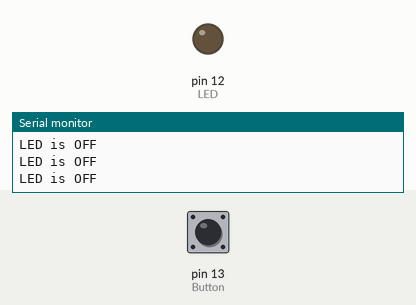
This sketch was run on a simulated Arduino Uno, built with avr-gcc and run on an emulated ATmega328P. On the bench: output pins drawn as LEDs (lit = HIGH), the last lines printed to the serial monitor. The test bench sets the inputs (shaded band); at power-on: pin 13 (Button) LOW.

Above: at 1.8 s.
1.9 s: pin 13 (Button) pulled HIGH for 0.6 s
At 2.4 s:
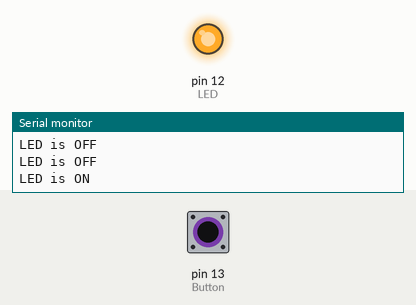
4.0 s: pin 13 (Button) pulled HIGH for 3.2 s
At 8.6 s:
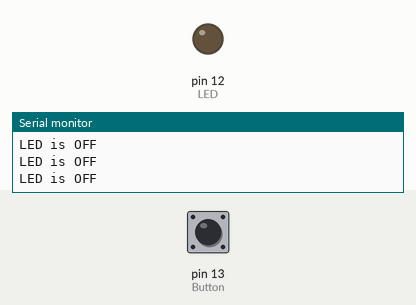
Timing chart, 0 to 10.1 s (numbered marks = the images above; inputs shaded):
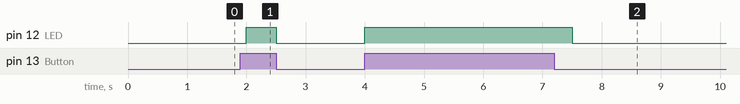

Measured:
- after the input at 1.9 s, pin 12 (LED): LOW → HIGH after 0.10 s, → LOW 0.50 s later
- after the input at 4.0 s, pin 12 (LED): LOW → HIGH at once, → LOW 3.5 s later

The sketch:

inventoneButtonControlledLED.ino
```cpp
/*This code controls LED using a button and inventone dev. board
 * Please connect 10k resistor to protect LED from getting burnt
 */
//Define pins for LED and button
int LED = 12;
int Button = 13;

void setup() {
  pinMode(LED, OUTPUT);
  pinMode(Button, INPUT);
//Begin serial monitor communication
  Serial.begin(9600);
}

void loop() {
//Check if button has been pressed
  if(digitalRead(Button) == HIGH){
    digitalWrite(LED, HIGH);
    Serial.println("LED is ON");
  }
  else {
//Ensure that LED doesn't come ON
    digitalWrite(LED, LOW);
    Serial.println("LED is OFF");
  }
  delay(500);
}
```
